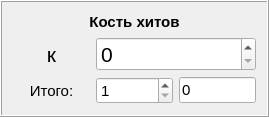
        <widget class="QFrame" name="frame_2">
         <property name="sizePolicy">
          <sizepolicy hsizetype="Preferred" vsizetype="Preferred">
           <horstretch>1</horstretch>
           <verstretch>0</verstretch>
          </sizepolicy>
         </property>
         <property name="frameShape">
          <enum>QFrame::Box</enum>
         </property>
         <property name="frameShadow">
          <enum>QFrame::Raised</enum>
         </property>
         <layout class="QGridLayout" name="gridLayout_4">
          <item row="2" column="1">
           <widget class="QSpinBox" name="dhcSpinBox">
            <property name="font">
             <font>
              <pointsize>11</pointsize>
             </font>
            </property>
            <property name="minimum">
             <number>1</number>
            </property>
           </widget>
          </item>
          <item row="2" column="2">
           <widget class="QLineEdit" name="dhLineEdit">
            <property name="font">
             <font>
              <pointsize>11</pointsize>
             </font>
            </property>
            <property name="text">
             <string>0</string>
            </property>
            <property name="readOnly">
             <bool>true</bool>
            </property>
           </widget>
          </item>
          <item row="0" column="0" colspan="3">
           <widget class="QLabel" name="label_34">
            <property name="font">
             <font>
              <pointsize>11</pointsize>
              <weight>75</weight>
              <bold>true</bold>
             </font>
            </property>
            <property name="text">
             <string>Кость хитов</string>
            </property>
            <property name="alignment">
             <set>Qt::AlignCenter</set>
            </property>
           </widget>
          </item>
          <item row="1" column="0">
           <widget class="QLabel" name="label_35">
            <property name="sizePolicy">
             <sizepolicy hsizetype="Preferred" vsizetype="Preferred">
              <horstretch>1</horstretch>
              <verstretch>0</verstretch>
             </sizepolicy>
            </property>
            <property name="font">
             <font>
              <pointsize>16</pointsize>
              <weight>50</weight>
              <bold>false</bold>
             </font>
            </property>
            <property name="text">
             <string>к</string>
            </property>
            <property name="alignment">
             <set>Qt::AlignCenter</set>
            </property>
           </widget>
          </item>
          <item row="2" column="0">
           <widget class="QLabel" name="label_36">
            <property name="font">
             <font>
              <pointsize>11</pointsize>
             </font>
            </property>
            <property name="text">
             <string>Итого:</string>
            </property>
            <property name="alignment">
             <set>Qt::AlignCenter</set>
            </property>
           </widget>
          </item>
          <item row="1" column="1" colspan="2">
           <widget class="QSpinBox" name="dhSpinBox">
            <property name="sizePolicy">
             <sizepolicy hsizetype="Minimum" vsizetype="Fixed">
              <horstretch>1</horstretch>
              <verstretch>0</verstretch>
             </sizepolicy>
            </property>
            <property name="font">
             <font>
              <pointsize>16</pointsize>
             </font>
            </property>
            <property name="maximum">
             <number>20</number>
            </property>
           </widget>
          </item>
         </layout>
        </widget>
